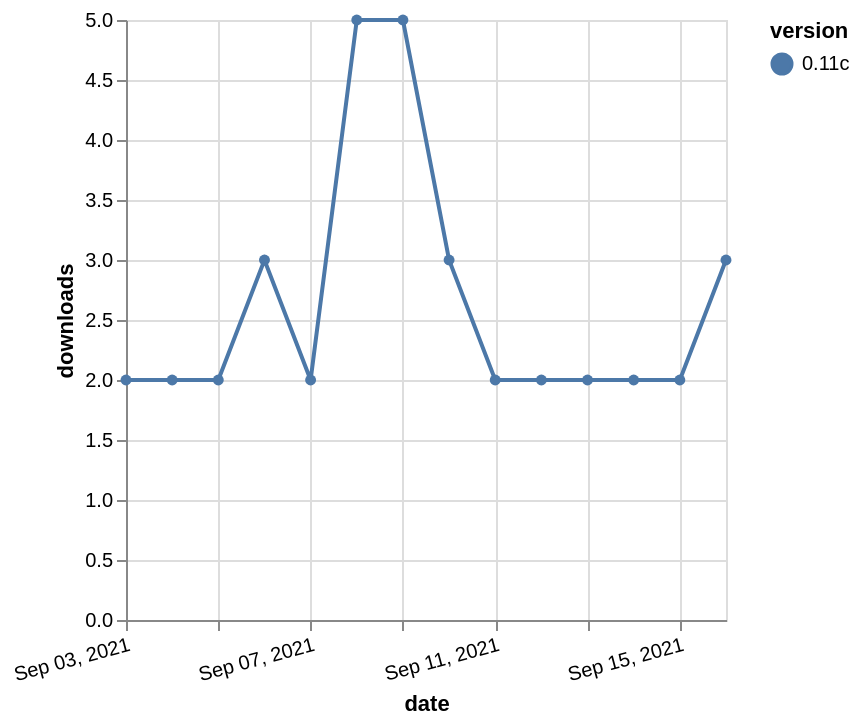

Express this chart as Vega-Lite.
### Vega-Lite specification from a JSON file in a GitHub repository (floating-point values rounded to 4 significant figures)
{"$schema": "https://vega.github.io/schema/vega-lite/v5.json", "description": "A simple bar chart with embedded data.", "data": {"values": [{"date": "2021-09-03", "total": 3434, "delta": 2, "version": "0.11c"}, {"date": "2021-09-04", "total": 3436, "delta": 2, "version": "0.11c"}, {"date": "2021-09-05", "total": 3438, "delta": 2, "version": "0.11c"}, {"date": "2021-09-06", "total": 3441, "delta": 3, "version": "0.11c"}, {"date": "2021-09-07", "total": 3443, "delta": 2, "version": "0.11c"}, {"date": "2021-09-08", "total": 3448, "delta": 5, "version": "0.11c"}, {"date": "2021-09-09", "total": 3453, "delta": 5, "version": "0.11c"}, {"date": "2021-09-10", "total": 3456, "delta": 3, "version": "0.11c"}, {"date": "2021-09-11", "total": 3458, "delta": 2, "version": "0.11c"}, {"date": "2021-09-12", "total": 3460, "delta": 2, "version": "0.11c"}, {"date": "2021-09-13", "total": 3462, "delta": 2, "version": "0.11c"}, {"date": "2021-09-14", "total": 3464, "delta": 2, "version": "0.11c"}, {"date": "2021-09-15", "total": 3466, "delta": 2, "version": "0.11c"}, {"date": "2021-09-16", "total": 3469, "delta": 3, "version": "0.11c"}]}, "width": "container", "mark": {"type": "line", "point": {"filled": true}}, "encoding": {"x": {"field": "date", "type": "temporal", "timeUnit": "yearmonthdate", "title": "date", "axis": {"labelAngle": -15}}, "y": {"field": "delta", "type": "quantitative", "title": "downloads"}, "color": {"field": "version", "type": "nominal"}, "tooltip": {"field": "delta"}}}
